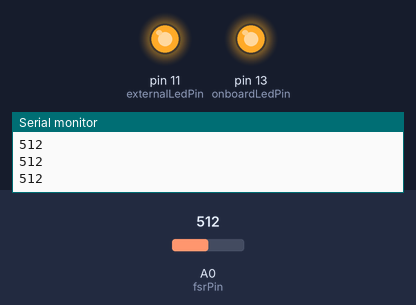
Simulated run of this sketch. Board: Arduino Uno, built with avr-gcc and run on an emulated ATmega328P. On the bench: output pins drawn as LEDs (lit = HIGH), the last lines printed to the serial monitor. The inputs (shaded band) are chosen by the test bench; at power-on: A0 (fsrPin) = 512.

Above: at 1.2 s.
1.3 s: A0 (fsrPin) set to 313
2.8 s: A0 (fsrPin) set to 290
At 3.8 s:
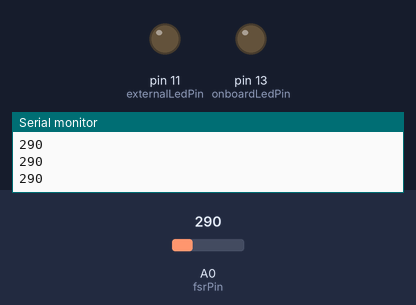
4.3 s: A0 (fsrPin) set to 306
At 5.1 s:
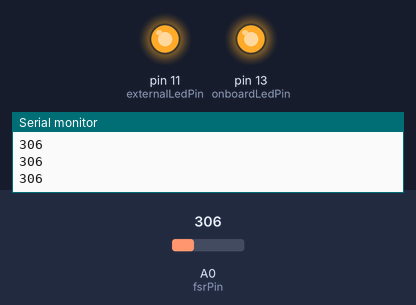
5.8 s: A0 (fsrPin) set to 122
At 6.4 s:
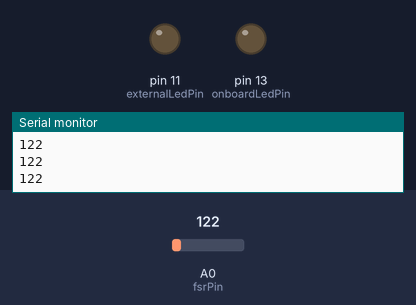
Timing chart, 0 to 8.3 s (numbered marks = the images above; inputs shaded):
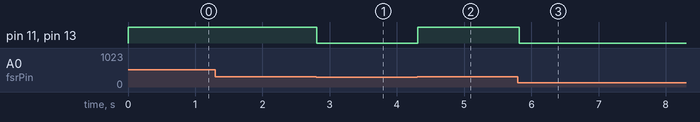

The sketch:

sketch_jun11a.ino
```cpp
const int fsrPin = A0;       // FSR voltage divider output
const int onboardLedPin = 13;  // Onboard LED on Teensy
const int externalLedPin = 11; // External LED connected to pin 11
const int threshold = 300;     // Adjust based on pressure level

void setup() {
  Serial.begin(9600);
  pinMode(onboardLedPin, OUTPUT);
  pinMode(externalLedPin, OUTPUT);
}

void loop() {
  int fsrReading = analogRead(fsrPin);  // Read pressure
  Serial.println(fsrReading);           // Print to Serial Monitor

  if (fsrReading > threshold) {
    digitalWrite(onboardLedPin, HIGH);
    digitalWrite(externalLedPin, HIGH);
  } else {
    digitalWrite(onboardLedPin, LOW);
    digitalWrite(externalLedPin, LOW);
  }

  delay(100);  // Delay for readability
}
```

Measured:
- the behaviour switches between 301 and 300 on A0 (fsrPin) (found by bisection; images 0 and 1)
- after the input at 2.8 s, pin 11 (externalLedPin), pin 13 (onboardLedPin): HIGH → LOW at once
- after the input at 4.3 s, pin 11 (externalLedPin), pin 13 (onboardLedPin): LOW → HIGH at once
- after the input at 5.8 s, pin 11 (externalLedPin), pin 13 (onboardLedPin): HIGH → LOW at once
